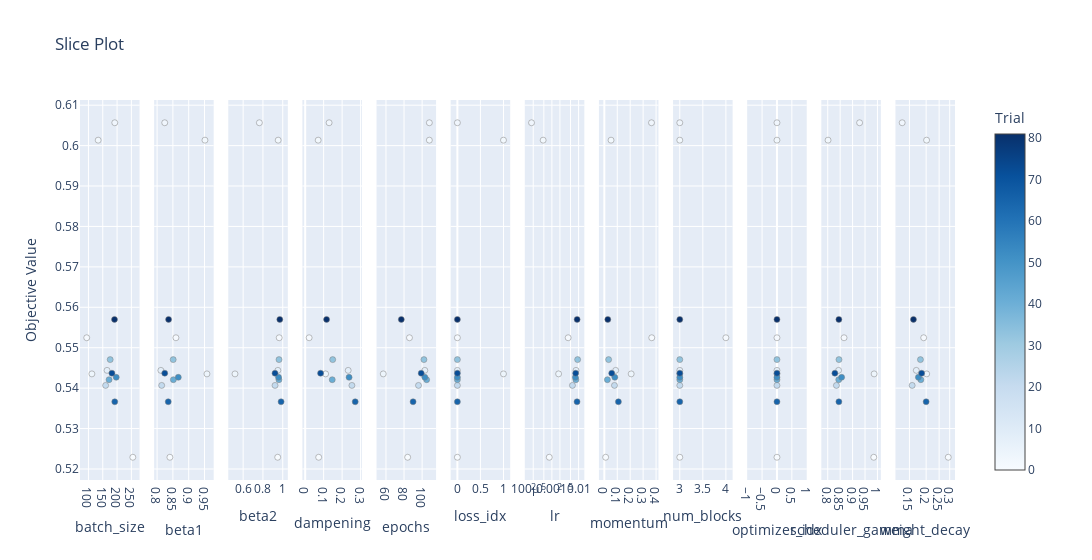

Notebook cell for this chart:
### Code cell
if is_multi_objective:
    fig = vis.plot_slice(study, target=lambda t: t.values[1], target_name='Accuracy')
else:
    fig = vis.plot_slice(study)
fig.show()

### Figure 1 — Plotly figure (JSON) as saved in the notebook; plotly's stock layout.template omitted (floating-point values rounded to 4 significant figures)
{"data": [{"marker": {"color": [0, 1, 2, 3, 4, 8, 21, 33, 41, 52, 65, 72, 81], "colorbar": {"title": {"text": "Trial"}, "x": 1, "xpad": 40}, "colorscale": [[0, "rgb(247,251,255)"], [0.125, "rgb(222,235,247)"], [0.25, "rgb(198,219,239)"], [0.375, "rgb(158,202,225)"], [0.5, "rgb(107,174,214)"], [0.625, "rgb(66,146,198)"], [0.75, "rgb(33,113,181)"], [0.875, "rgb(8,81,156)"], [1, "rgb(8,48,107)"]], "line": {"color": "Grey", "width": 0.5}, "showscale": true}, "mode": "markers", "name": "Feasible Trial", "showlegend": false, "type": "scatter", "x": [255, 94, 134, 192, 112, 165, 160, 176, 172, 197, 192, 182, 191], "xaxis": "x", "y": [0.5229, 0.5525, 0.6013, 0.6057, 0.5435, 0.5444, 0.5407, 0.5471, 0.5421, 0.5427, 0.5366, 0.5437, 0.557], "yaxis": "y"}, {"marker": {"color": [0, 1, 2, 3, 4, 8, 21, 33, 41, 52, 65, 72, 81], "colorbar": {"title": {"text": "Trial"}, "x": 1, "xpad": 40}, "colorscale": [[0, "rgb(247,251,255)"], [0.125, "rgb(222,235,247)"], [0.25, "rgb(198,219,239)"], [0.375, "rgb(158,202,225)"], [0.5, "rgb(107,174,214)"], [0.625, "rgb(66,146,198)"], [0.75, "rgb(33,113,181)"], [0.875, "rgb(8,81,156)"], [1, "rgb(8,48,107)"]], "line": {"color": "Grey", "width": 0.5}, "showscale": false}, "mode": "markers", "name": "Feasible Trial", "showlegend": false, "type": "scatter", "x": [0.8405, 0.8596, 0.9514, 0.8241, 0.9577, 0.8119, 0.8145, 0.8509, 0.8514, 0.867, 0.8352, 0.8242, 0.8364], "xaxis": "x2", "y": [0.5229, 0.5525, 0.6013, 0.6057, 0.5435, 0.5444, 0.5407, 0.5471, 0.5421, 0.5427, 0.5366, 0.5437, 0.557], "yaxis": "y2"}, {"marker": {"color": [0, 1, 2, 3, 4, 8, 21, 33, 41, 52, 65, 72, 81], "colorbar": {"title": {"text": "Trial"}, "x": 1, "xpad": 40}, "colorscale": [[0, "rgb(247,251,255)"], [0.125, "rgb(222,235,247)"], [0.25, "rgb(198,219,239)"], [0.375, "rgb(158,202,225)"], [0.5, "rgb(107,174,214)"], [0.625, "rgb(66,146,198)"], [0.75, "rgb(33,113,181)"], [0.875, "rgb(8,81,156)"], [1, "rgb(8,48,107)"]], "line": {"color": "Grey", "width": 0.5}, "showscale": false}, "mode": "markers", "name": "Feasible Trial", "showlegend": false, "type": "scatter", "x": [0.949, 0.9641, 0.954, 0.7638, 0.5177, 0.9508, 0.9221, 0.9622, 0.9615, 0.9576, 0.9832, 0.9219, 0.9703], "xaxis": "x3", "y": [0.5229, 0.5525, 0.6013, 0.6057, 0.5435, 0.5444, 0.5407, 0.5471, 0.5421, 0.5427, 0.5366, 0.5437, 0.557], "yaxis": "y3"}, {"marker": {"color": [0, 1, 2, 3, 4, 8, 21, 33, 41, 52, 65, 72, 81], "colorbar": {"title": {"text": "Trial"}, "x": 1, "xpad": 40}, "colorscale": [[0, "rgb(247,251,255)"], [0.125, "rgb(222,235,247)"], [0.25, "rgb(198,219,239)"], [0.375, "rgb(158,202,225)"], [0.5, "rgb(107,174,214)"], [0.625, "rgb(66,146,198)"], [0.75, "rgb(33,113,181)"], [0.875, "rgb(8,81,156)"], [1, "rgb(8,48,107)"]], "line": {"color": "Grey", "width": 0.5}, "showscale": false}, "mode": "markers", "name": "Feasible Trial", "showlegend": false, "type": "scatter", "x": [0.07306, 0.02127, 0.07033, 0.1295, 0.1106, 0.2329, 0.253, 0.1489, 0.1465, 0.2377, 0.2709, 0.08338, 0.1158], "xaxis": "x4", "y": [0.5229, 0.5525, 0.6013, 0.6057, 0.5435, 0.5444, 0.5407, 0.5471, 0.5421, 0.5427, 0.5366, 0.5437, 0.557], "yaxis": "y4"}, {"marker": {"color": [0, 1, 2, 3, 4, 8, 21, 33, 41, 52, 65, 72, 81], "colorbar": {"title": {"text": "Trial"}, "x": 1, "xpad": 40}, "colorscale": [[0, "rgb(247,251,255)"], [0.125, "rgb(222,235,247)"], [0.25, "rgb(198,219,239)"], [0.375, "rgb(158,202,225)"], [0.5, "rgb(107,174,214)"], [0.625, "rgb(66,146,198)"], [0.75, "rgb(33,113,181)"], [0.875, "rgb(8,81,156)"], [1, "rgb(8,48,107)"]], "line": {"color": "Grey", "width": 0.5}, "showscale": false}, "mode": "markers", "name": "Feasible Trial", "showlegend": false, "type": "scatter", "x": [84, 86, 108, 108, 57, 103, 96, 102, 105, 103, 90, 99, 77], "xaxis": "x5", "y": [0.5229, 0.5525, 0.6013, 0.6057, 0.5435, 0.5444, 0.5407, 0.5471, 0.5421, 0.5427, 0.5366, 0.5437, 0.557], "yaxis": "y5"}, {"marker": {"color": [0, 1, 2, 3, 4, 8, 21, 33, 41, 52, 65, 72, 81], "colorbar": {"title": {"text": "Trial"}, "x": 1, "xpad": 40}, "colorscale": [[0, "rgb(247,251,255)"], [0.125, "rgb(222,235,247)"], [0.25, "rgb(198,219,239)"], [0.375, "rgb(158,202,225)"], [0.5, "rgb(107,174,214)"], [0.625, "rgb(66,146,198)"], [0.75, "rgb(33,113,181)"], [0.875, "rgb(8,81,156)"], [1, "rgb(8,48,107)"]], "line": {"color": "Grey", "width": 0.5}, "showscale": false}, "mode": "markers", "name": "Feasible Trial", "showlegend": false, "type": "scatter", "x": [0, 0, 1, 0, 1, 0, 0, 0, 0, 0, 0, 0, 0], "xaxis": "x6", "y": [0.5229, 0.5525, 0.6013, 0.6057, 0.5435, 0.5444, 0.5407, 0.5471, 0.5421, 0.5427, 0.5366, 0.5437, 0.557], "yaxis": "y6"}, {"marker": {"color": [0, 1, 2, 3, 4, 8, 21, 33, 41, 52, 65, 72, 81], "colorbar": {"title": {"text": "Trial"}, "x": 1, "xpad": 40}, "colorscale": [[0, "rgb(247,251,255)"], [0.125, "rgb(222,235,247)"], [0.25, "rgb(198,219,239)"], [0.375, "rgb(158,202,225)"], [0.5, "rgb(107,174,214)"], [0.625, "rgb(66,146,198)"], [0.75, "rgb(33,113,181)"], [0.875, "rgb(8,81,156)"], [1, "rgb(8,48,107)"]], "line": {"color": "Grey", "width": 0.5}, "showscale": false}, "mode": "markers", "name": "Feasible Trial", "showlegend": false, "type": "scatter", "x": [0.0007985, 0.004076, 0.0004711, 0.0001727, 0.001788, 0.00802, 0.005892, 0.009198, 0.007915, 0.0076, 0.008752, 0.00778, 0.008826], "xaxis": "x7", "y": [0.5229, 0.5525, 0.6013, 0.6057, 0.5435, 0.5444, 0.5407, 0.5471, 0.5421, 0.5427, 0.5366, 0.5437, 0.557], "yaxis": "y7"}, {"marker": {"color": [0, 1, 2, 3, 4, 8, 21, 33, 41, 52, 65, 72, 81], "colorbar": {"title": {"text": "Trial"}, "x": 1, "xpad": 40}, "colorscale": [[0, "rgb(247,251,255)"], [0.125, "rgb(222,235,247)"], [0.25, "rgb(198,219,239)"], [0.375, "rgb(158,202,225)"], [0.5, "rgb(107,174,214)"], [0.625, "rgb(66,146,198)"], [0.75, "rgb(33,113,181)"], [0.875, "rgb(8,81,156)"], [1, "rgb(8,48,107)"]], "line": {"color": "Grey", "width": 0.5}, "showscale": false}, "mode": "markers", "name": "Feasible Trial", "showlegend": false, "type": "scatter", "x": [0.01021, 0.3666, 0.05182, 0.3646, 0.2076, 0.08784, 0.07844, 0.03325, 0.02379, 0.0811, 0.1087, 0.05725, 0.02685], "xaxis": "x8", "y": [0.5229, 0.5525, 0.6013, 0.6057, 0.5435, 0.5444, 0.5407, 0.5471, 0.5421, 0.5427, 0.5366, 0.5437, 0.557], "yaxis": "y8"}, {"marker": {"color": [0, 1, 2, 3, 4, 8, 21, 33, 41, 52, 65, 72, 81], "colorbar": {"title": {"text": "Trial"}, "x": 1, "xpad": 40}, "colorscale": [[0, "rgb(247,251,255)"], [0.125, "rgb(222,235,247)"], [0.25, "rgb(198,219,239)"], [0.375, "rgb(158,202,225)"], [0.5, "rgb(107,174,214)"], [0.625, "rgb(66,146,198)"], [0.75, "rgb(33,113,181)"], [0.875, "rgb(8,81,156)"], [1, "rgb(8,48,107)"]], "line": {"color": "Grey", "width": 0.5}, "showscale": false}, "mode": "markers", "name": "Feasible Trial", "showlegend": false, "type": "scatter", "x": [3, 4, 3, 3, 3, 3, 3, 3, 3, 3, 3, 3, 3], "xaxis": "x9", "y": [0.5229, 0.5525, 0.6013, 0.6057, 0.5435, 0.5444, 0.5407, 0.5471, 0.5421, 0.5427, 0.5366, 0.5437, 0.557], "yaxis": "y9"}, {"marker": {"color": [0, 1, 2, 3, 4, 8, 21, 33, 41, 52, 65, 72, 81], "colorbar": {"title": {"text": "Trial"}, "x": 1, "xpad": 40}, "colorscale": [[0, "rgb(247,251,255)"], [0.125, "rgb(222,235,247)"], [0.25, "rgb(198,219,239)"], [0.375, "rgb(158,202,225)"], [0.5, "rgb(107,174,214)"], [0.625, "rgb(66,146,198)"], [0.75, "rgb(33,113,181)"], [0.875, "rgb(8,81,156)"], [1, "rgb(8,48,107)"]], "line": {"color": "Grey", "width": 0.5}, "showscale": false}, "mode": "markers", "name": "Feasible Trial", "showlegend": false, "type": "scatter", "x": [0, 0, 0, 0, 0, 0, 0, 0, 0, 0, 0, 0, 0], "xaxis": "x10", "y": [0.5229, 0.5525, 0.6013, 0.6057, 0.5435, 0.5444, 0.5407, 0.5471, 0.5421, 0.5427, 0.5366, 0.5437, 0.557], "yaxis": "y10"}, {"marker": {"color": [0, 1, 2, 3, 4, 8, 21, 33, 41, 52, 65, 72, 81], "colorbar": {"title": {"text": "Trial"}, "x": 1, "xpad": 40}, "colorscale": [[0, "rgb(247,251,255)"], [0.125, "rgb(222,235,247)"], [0.25, "rgb(198,219,239)"], [0.375, "rgb(158,202,225)"], [0.5, "rgb(107,174,214)"], [0.625, "rgb(66,146,198)"], [0.75, "rgb(33,113,181)"], [0.875, "rgb(8,81,156)"], [1, "rgb(8,48,107)"]], "line": {"color": "Grey", "width": 0.5}, "showscale": false}, "mode": "markers", "name": "Feasible Trial", "showlegend": false, "type": "scatter", "x": [0.9851, 0.8656, 0.8012, 0.9282, 0.9867, 0.8437, 0.8349, 0.8452, 0.8442, 0.8559, 0.8448, 0.8287, 0.8447], "xaxis": "x11", "y": [0.5229, 0.5525, 0.6013, 0.6057, 0.5435, 0.5444, 0.5407, 0.5471, 0.5421, 0.5427, 0.5366, 0.5437, 0.557], "yaxis": "y11"}, {"marker": {"color": [0, 1, 2, 3, 4, 8, 21, 33, 41, 52, 65, 72, 81], "colorbar": {"title": {"text": "Trial"}, "x": 1, "xpad": 40}, "colorscale": [[0, "rgb(247,251,255)"], [0.125, "rgb(222,235,247)"], [0.25, "rgb(198,219,239)"], [0.375, "rgb(158,202,225)"], [0.5, "rgb(107,174,214)"], [0.625, "rgb(66,146,198)"], [0.75, "rgb(33,113,181)"], [0.875, "rgb(8,81,156)"], [1, "rgb(8,48,107)"]], "line": {"color": "Grey", "width": 0.5}, "showscale": false}, "mode": "markers", "name": "Feasible Trial", "showlegend": false, "type": "scatter", "x": [0.2928, 0.1917, 0.2015, 0.1323, 0.2019, 0.1688, 0.1572, 0.1813, 0.1825, 0.175, 0.1999, 0.185, 0.1607], "xaxis": "x12", "y": [0.5229, 0.5525, 0.6013, 0.6057, 0.5435, 0.5444, 0.5407, 0.5471, 0.5421, 0.5427, 0.5366, 0.5437, 0.557], "yaxis": "y12"}], "layout": {"title": {"text": "Slice Plot"}, "width": 3600, "xaxis": {"anchor": "y", "domain": [0, 0.06806], "title": {"text": "batch_size"}}, "xaxis10": {"anchor": "y10", "domain": [0.7625, 0.8306], "title": {"text": "optimizer_idx"}}, "xaxis11": {"anchor": "y11", "domain": [0.8472, 0.9153], "title": {"text": "scheduler_gamma"}}, "xaxis12": {"anchor": "y12", "domain": [0.9319, 1.0], "title": {"text": "weight_decay"}, "type": "log"}, "xaxis2": {"anchor": "y2", "domain": [0.08472, 0.1528], "title": {"text": "beta1"}}, "xaxis3": {"anchor": "y3", "domain": [0.1694, 0.2375], "title": {"text": "beta2"}}, "xaxis4": {"anchor": "y4", "domain": [0.2542, 0.3222], "title": {"text": "dampening"}}, "xaxis5": {"anchor": "y5", "domain": [0.3389, 0.4069], "title": {"text": "epochs"}}, "xaxis6": {"anchor": "y6", "domain": [0.4236, 0.4917], "title": {"text": "loss_idx"}}, "xaxis7": {"anchor": "y7", "domain": [0.5083, 0.5764], "title": {"text": "lr"}, "type": "log"}, "xaxis8": {"anchor": "y8", "domain": [0.5931, 0.6611], "title": {"text": "momentum"}}, "xaxis9": {"anchor": "y9", "domain": [0.6778, 0.7458], "title": {"text": "num_blocks"}}, "yaxis": {"anchor": "x", "domain": [0, 1], "title": {"text": "Objective Value"}}, "yaxis10": {"anchor": "x10", "domain": [0, 1], "matches": "y", "showticklabels": false}, "yaxis11": {"anchor": "x11", "domain": [0, 1], "matches": "y", "showticklabels": false}, "yaxis12": {"anchor": "x12", "domain": [0, 1], "matches": "y", "showticklabels": false}, "yaxis2": {"anchor": "x2", "domain": [0, 1], "matches": "y", "showticklabels": false}, "yaxis3": {"anchor": "x3", "domain": [0, 1], "matches": "y", "showticklabels": false}, "yaxis4": {"anchor": "x4", "domain": [0, 1], "matches": "y", "showticklabels": false}, "yaxis5": {"anchor": "x5", "domain": [0, 1], "matches": "y", "showticklabels": false}, "yaxis6": {"anchor": "x6", "domain": [0, 1], "matches": "y", "showticklabels": false}, "yaxis7": {"anchor": "x7", "domain": [0, 1], "matches": "y", "showticklabels": false}, "yaxis8": {"anchor": "x8", "domain": [0, 1], "matches": "y", "showticklabels": false}, "yaxis9": {"anchor": "x9", "domain": [0, 1], "matches": "y", "showticklabels": false}}}
